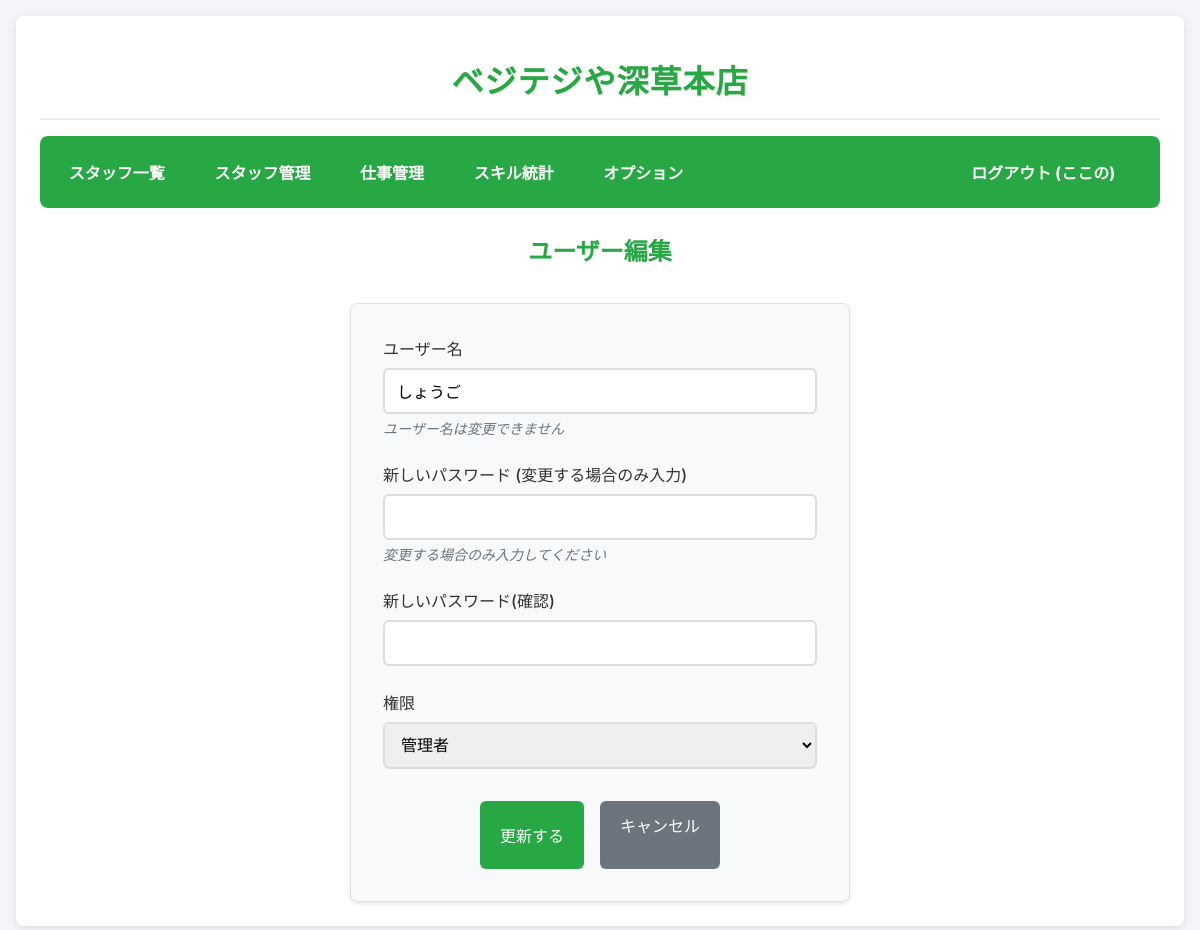
The page /admin/edit_user/3 (signed in) on the database its author committed.
### app.py (models this page shows, shortened)
class User(UserMixin, db.Model):
    id = db.Column(db.Integer, primary_key=True)
    username = db.Column(db.String(80), unique=True, nullable=False)
    password_hash = db.Column(db.String(255), nullable=False)
    role = db.Column(db.String(80), nullable=False, default='staff')
    is_first_login = db.Column(db.Boolean, default=True)
    order_index = db.Column(db.Integer, default=0)
    skills = db.relationship('UserSkill', backref='user', cascade="all, delete-orphan")

### app.py (the view, shortened to what this page needs)
@app.route('/admin/edit_user/<int:user_id>', methods=['GET', 'POST'])
@admin_required
def edit_user(user_id):
    user_to_edit = User.query.get_or_404(user_id)
    form = EditUserForm(obj=user_to_edit)
    form.password.data = ""
    form.confirm_password.data = ""
    return render_template('admin_edit_user.html', form=form, user_to_edit=user_to_edit)

### app.py
class EditUserForm(FlaskForm):
    username = StringField('ユーザー名', render_kw={'readonly': True})
    password = PasswordField('新しいパスワード (変更する場合のみ入力)', validators=[Optional(), EqualTo('confirm_password', message='パスワードが一致しません。')])
    confirm_password = PasswordField('新しいパスワード(確認)')
    role = SelectField('権限', choices=[('staff', 'スタッフ'), ('admin', '管理者')], validators=[DataRequired()])
    submit = SubmitField('更新する')

### app.py (called while the page is built)
@login_manager.user_loader
def load_user(user_id):
    return User.query.get(int(user_id))

def admin_required(f):
    @wraps(f)
    @login_required
    def decorated_function(*args, **kwargs):
        if current_user.role != 'admin':
            flash('このページにアクセスする権限がありません。')
            return redirect(url_for('dashboard'))
        return f(*args, **kwargs)
    return decorated_function

### templates/admin_edit_user.html (shortened to what this page needs)
{% extends "base.html" %}
{% block content %}
  <div class="edit-user-container">
    <h2>ユーザー編集</h2>
    <div class="edit-form-card">
      <form method="POST" class="edit-user-form">
        <div class="form-group">
          {{ form.username.label }}
          {{ form.username() }}
          <small class="form-help">ユーザー名は変更できません</small>
        </div>
        <div class="form-group">
          {{ form.password.label }}
          {{ form.password() }}
          <small class="form-help">変更する場合のみ入力してください</small>
        </div>
        <div class="form-group">
          {{ form.confirm_password.label }}
          {{ form.confirm_password() }}
        </div>
        <div class="form-group">
          {{ form.role.label }}
          {{ form.role() }}
        </div>
        <div class="form-actions">
          {{ form.submit(class="btn btn-primary") }}
          <a href="{{ url_for('manage_users') }}" class="btn btn-secondary">キャンセル</a>
        </div>
      </form>
    </div>
  </div>
{% endblock %}

### templates/base.html (shortened to what this page needs)
<!doctype html>
<html lang="ja">
  <head>
  </head>
  <body>
    <div class="container">
      {% if current_user.is_authenticated %}
      <div class="site-header">
        <h1 class="site-title">ベジテジや深草本店</h1>
      </div>
      {% endif %}
     <nav>
        {% if current_user.is_authenticated %}
          <div class="nav-left">
            <a href="{{ url_for('dashboard') }}">スタッフ一覧</a>
            {% if current_user.role == 'admin' %}
              <a href="{{ url_for('manage_users') }}">スタッフ管理</a>
              <a href="{{ url_for('manage_tasks') }}">仕事管理</a>
              <a href="{{ url_for('skill_stats') }}">スキル統計</a>
              <a href="{{ url_for('admin_settings') }}">オプション</a>
            {% endif %}
          </div>
          <div class="nav-right">
            <a href="{{ url_for('logout') }}">ログアウト ({{ current_user.username }})</a>
          </div>
        {% endif %}
      </nav>
      {% block content %}{% endblock %}
    </div>
  </body>
</html>

### templates/base.html (style rules this page uses)
body { font-family: -apple-system, BlinkMacSystemFont, 'Segoe UI', Roboto, sans-serif; margin: 0; padding: 1em; background-color: #f4f4f9; color: #333; font-size: 16px; }
.site-header { text-align: center; margin-bottom: 1em; padding: 1em 0; border-bottom: 2px solid #e9ecef; }
.site-title { margin: 0; color: #28a745; font-size: 2em; font-weight: bold; text-shadow: 1px 1px 2px rgba(0,0,0,0.1); letter-spacing: 1px; }
nav { background-color: #28a745; padding: 1em; border-radius: 8px; margin-bottom: 1.5em; display: flex; flex-wrap: wrap; align-items: center; justify-content: space-between; }
nav a { color: white !important; text-decoration: none; margin-right: 1em; font-weight: bold; padding: 0.5em 0.8em; border-radius: 4px; transition: background-color 0.2s; }
.nav-left { display: flex; flex-wrap: wrap; gap: 0.5em; }
.nav-right { margin-left: auto; }
.container { max-width: 1200px; margin: 0 auto; background: white; padding: 1.5em; border-radius: 8px; box-shadow: 0 2px 10px rgba(0,0,0,0.1); }
h1, h2 { color: #28a745; margin-top: 0; }
.form-group { margin-bottom: 1.2em; }
.form-group label { display: block; margin-bottom: 0.5em; font-weight: 500; }
.form-group input, .form-group select { width: 100%; padding: 12px; box-sizing: border-box; border: 2px solid #ddd; border-radius: 6px; font-size: 16px; transition: border-color 0.2s; }
.btn { padding: 12px 20px; background-color: #28a745; color: white; border: none; border-radius: 6px; cursor: pointer; text-decoration: none; display: inline-block; font-size: 16px; font-weight: 500; text-align: center; transition: background-color 0.2s; min-height: 44px; min-width: 44px; }

### templates/admin_edit_user.html (style rules this page uses)
.edit-user-container { max-width: 500px; margin: 0 auto; }
.edit-user-container h2 { text-align: center; margin-bottom: 1.5em; color: #28a745; }
.edit-form-card { background: #f8f9fa; padding: 2em; border-radius: 8px; border: 1px solid #dee2e6; box-shadow: 0 2px 4px rgba(0,0,0,0.1); }
.edit-user-form .form-group { margin-bottom: 1.5em; }
.form-help { display: block; margin-top: 0.3em; color: #6c757d; font-size: 0.875em; font-style: italic; }
.form-actions { display: flex; gap: 1em; margin-top: 2em; justify-content: center; flex-wrap: wrap; }
.btn-primary { background-color: #28a745; border-color: #28a745; color: white; }
.btn-secondary { background-color: #6c757d; border-color: #6c757d; color: white; text-decoration: none; }

### rows shown on the page
User: username "ここの"
User: username "しょうご", role "管理者"
